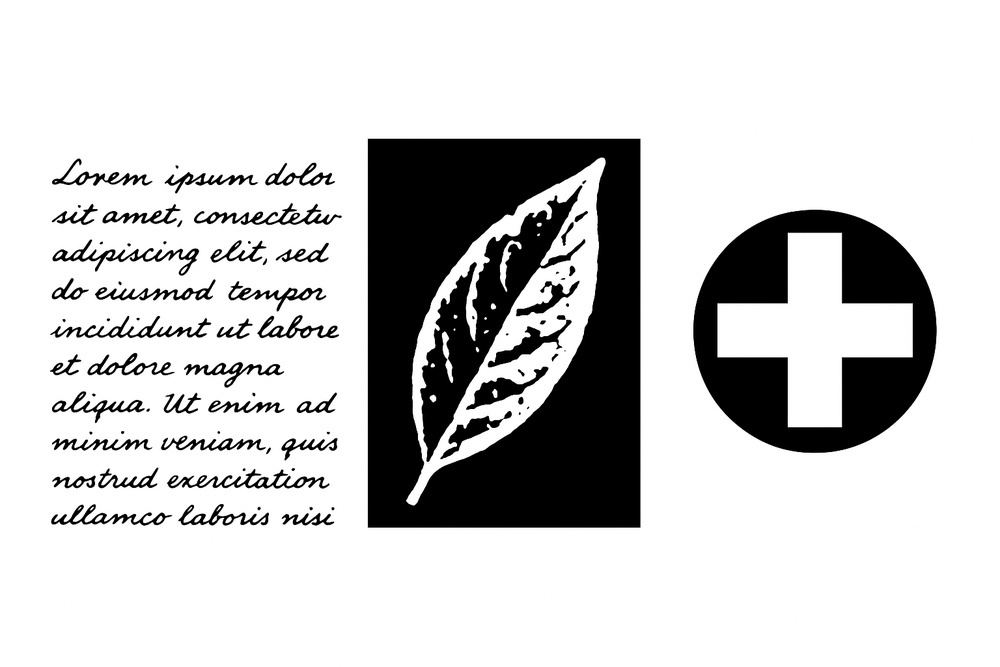
#> input picture images/document.jpg, 1000 x 667 px, shrunk from 1536 x 1024 before the run
$ python main.py
#> lines starting #> are read from the running program, lines starting #| are printed output that depends on the picture; after the words box and inside, x2 and y2 are one past the last pixel; in counts of white or black regions, pixels touching at a corner belong together
# ============================================================
# SEGMENTASI CITRA DIGITAL - TEKNIK THRESHOLDING
# Ujian Tengah Semester (UTS) Pengolahan Citra Digital
# Dibuat oleh: Kessya Shalsabilla Fahlevi
# ============================================================

import cv2
import numpy as np
import matplotlib.pyplot as plt

# ------------------------------------------------------------
# 1. Membaca dan Mengonversi Citra ke Grayscale
# ------------------------------------------------------------
image = cv2.imread('images/document.jpg')
#> image is the input picture: shape (667, 1000, 3); min 0, max 255, mean 205.3

if image is None:
    print("Gambar tidak ditemukan! Pastikan file ada di folder 'images/'.")
    exit()

gray = cv2.cvtColor(image, cv2.COLOR_BGR2GRAY)

# ------------------------------------------------------------
# 2. Global Thresholding (Ambang Tetap)
# ------------------------------------------------------------
T = 127
_, thresh_global = cv2.threshold(gray, T, 255, cv2.THRESH_BINARY)
#> thresh_global: shape (667, 1000); 80.6% white; 79 black regions (34 under 20 px), largest, box (x1, y1, x2, y2) and area: (368, 139, 640, 528) 69909, (693, 210, 937, 453) 28522, (420, 185, 585, 462) 11615

# ------------------------------------------------------------
# 3. Otsu’s Thresholding (Ambang Otomatis)
# ------------------------------------------------------------
_, thresh_otsu = cv2.threshold(
    gray, 0, 255, cv2.THRESH_BINARY + cv2.THRESH_OTSU
)
#> thresh_otsu: shape (667, 1000); 80.5% white; 79 black regions (34 under 20 px), largest, box (x1, y1, x2, y2) and area: (368, 139, 640, 528) 69919, (693, 210, 937, 453) 28526, (420, 185, 585, 462) 11630
print("Nilai threshold optimal (Otsu):", _)
#| Nilai threshold optimal (Otsu): 129.0

# ------------------------------------------------------------
# 4. Adaptive Thresholding (Mean & Gaussian)
# ------------------------------------------------------------
# a. Adaptive Mean
thresh_mean = cv2.adaptiveThreshold(
    gray, 255,
    cv2.ADAPTIVE_THRESH_MEAN_C,
    cv2.THRESH_BINARY,
    11, 2
)
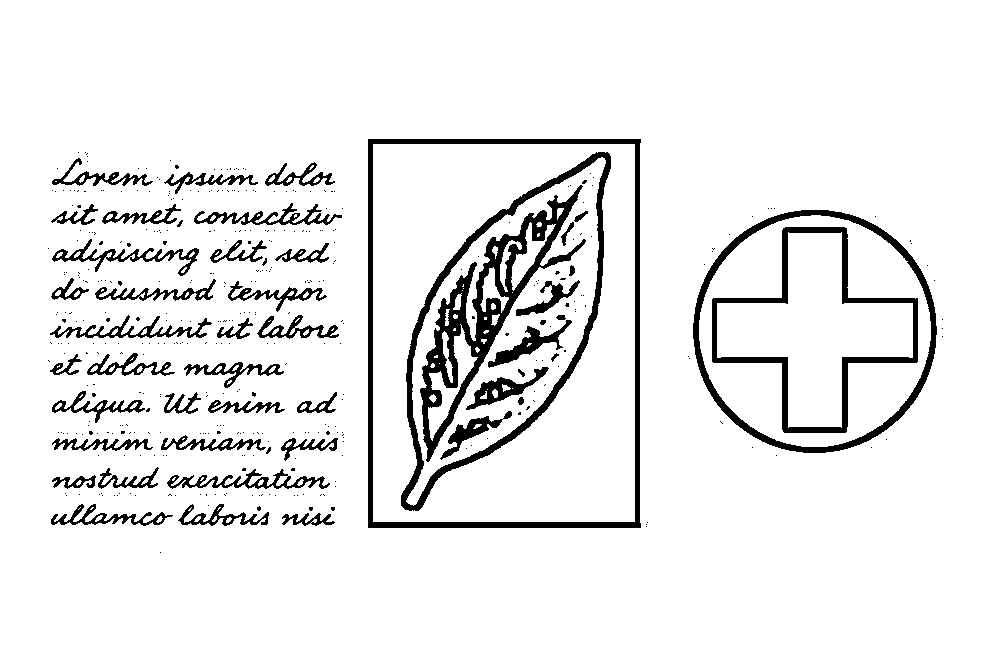
#> thresh_mean: shape (667, 1000); 92.2% white; 429 black regions (378 under 20 px), largest, box (x1, y1, x2, y2) and area: (420, 185, 586, 462) 8235, (368, 139, 641, 528) 6781, (401, 152, 611, 511) 5766

# b. Adaptive Gaussian
thresh_gaussian = cv2.adaptiveThreshold(
    gray, 255,
    cv2.ADAPTIVE_THRESH_GAUSSIAN_C,
    cv2.THRESH_BINARY,
    11, 2
)
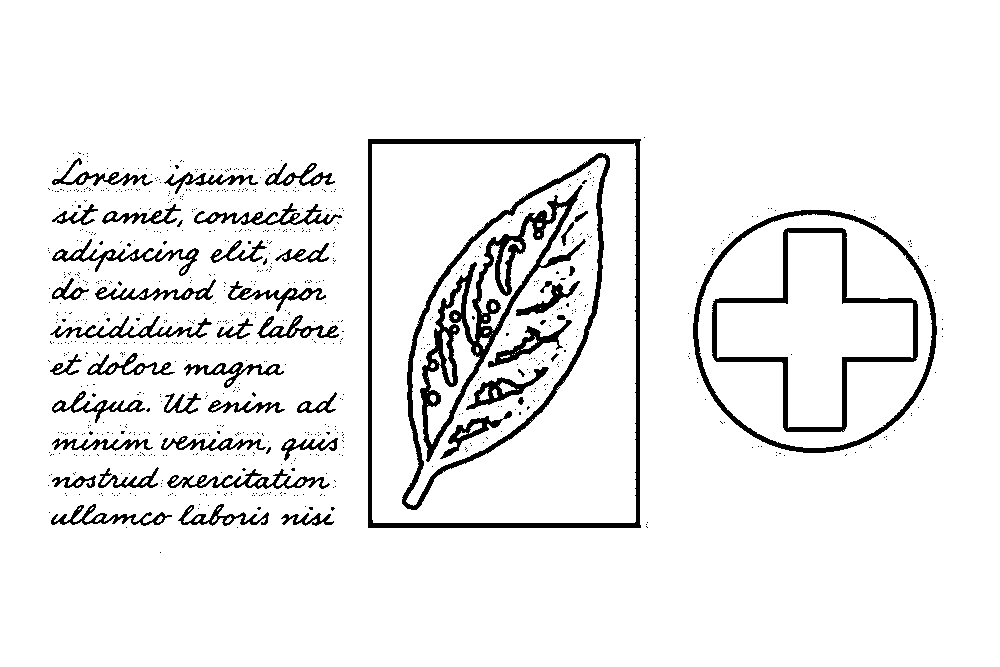
#> thresh_gaussian: shape (667, 1000); 93.2% white; 858 black regions (810 under 20 px), largest, box (x1, y1, x2, y2) and area: (420, 185, 586, 462) 6748, (368, 139, 641, 528) 5787, (402, 153, 610, 510) 4386

# ------------------------------------------------------------
# 5. Workflow Segmentasi Dokumen Lengkap
# ------------------------------------------------------------
def segment_document(image_path):
    image = cv2.imread(image_path)
    gray = cv2.cvtColor(image, cv2.COLOR_BGR2GRAY)
    blur = cv2.GaussianBlur(gray, (5, 5), 0)

    binary = cv2.adaptiveThreshold(
        blur, 255,
        cv2.ADAPTIVE_THRESH_GAUSSIAN_C,
        cv2.THRESH_BINARY_INV,
        11, 2
    )

    kernel = np.ones((3, 3), np.uint8)
    cleaned = cv2.morphologyEx(binary, cv2.MORPH_CLOSE, kernel)
    return cleaned


# ------------------------------------------------------------
# 6. Menampilkan Hasil Perbandingan Thresholding
# ------------------------------------------------------------
methods = {
    'Global (T=127)': thresh_global,
    'Otsu': thresh_otsu,
    'Adaptive Mean': thresh_mean,
    'Adaptive Gaussian': thresh_gaussian
}

plt.figure(figsize=(12, 8))
for i, (name, result) in enumerate(methods.items(), 1):
    plt.subplot(2, 2, i)
    plt.imshow(result, cmap='gray')
    plt.title(name)
    plt.axis('off')
#> this loop made 4 passes
#> name on passes 1 to 4: 'Global (T=127)', 'Otsu', 'Adaptive Mean', 'Adaptive Gaussian'

plt.tight_layout()
plt.show()
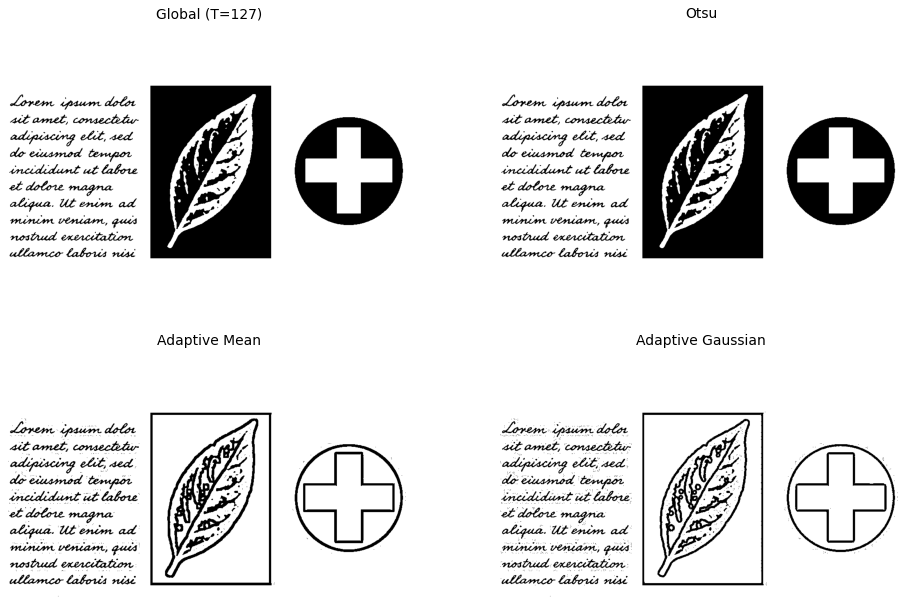
#> figure drawn by matplotlib, 4 panels

# ------------------------------------------------------------
# 7. Menampilkan Hasil Segmentasi Dokumen Lengkap
# ------------------------------------------------------------
segmented_result = segment_document('images/document.jpg')
#> in segment_document, `blur = cv2.GaussianBlur(gray, (5, 5), 0)`:
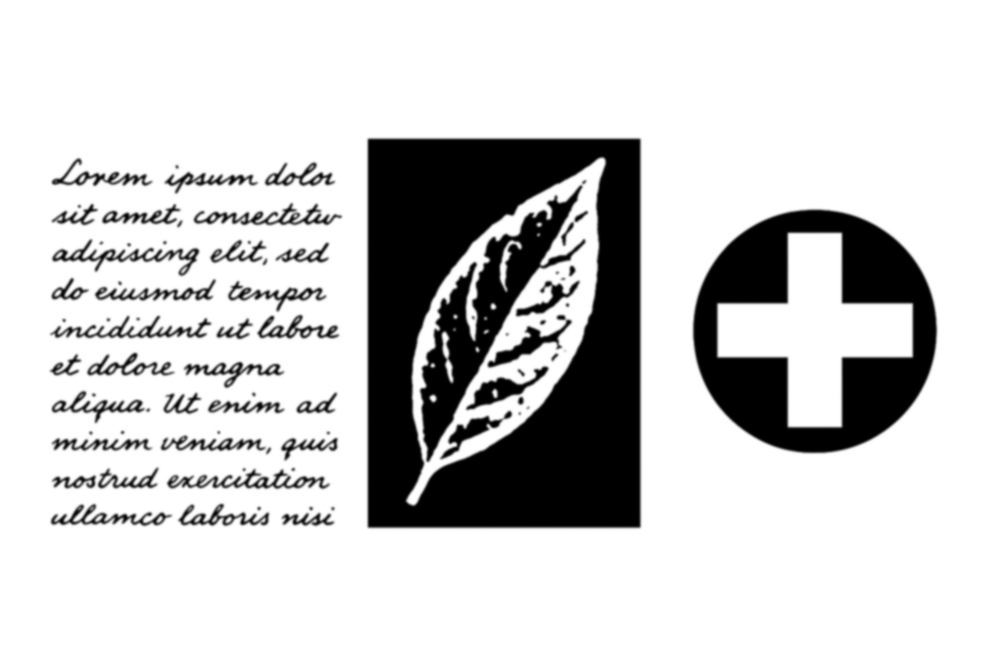
#> blur: shape (667, 1000); min 0, max 255, mean 205.3
#> in segment_document, `binary = cv2.adaptiveThreshold( blur, 255, cv2.ADAPTIVE_THRESH_GAUSSIA..`:
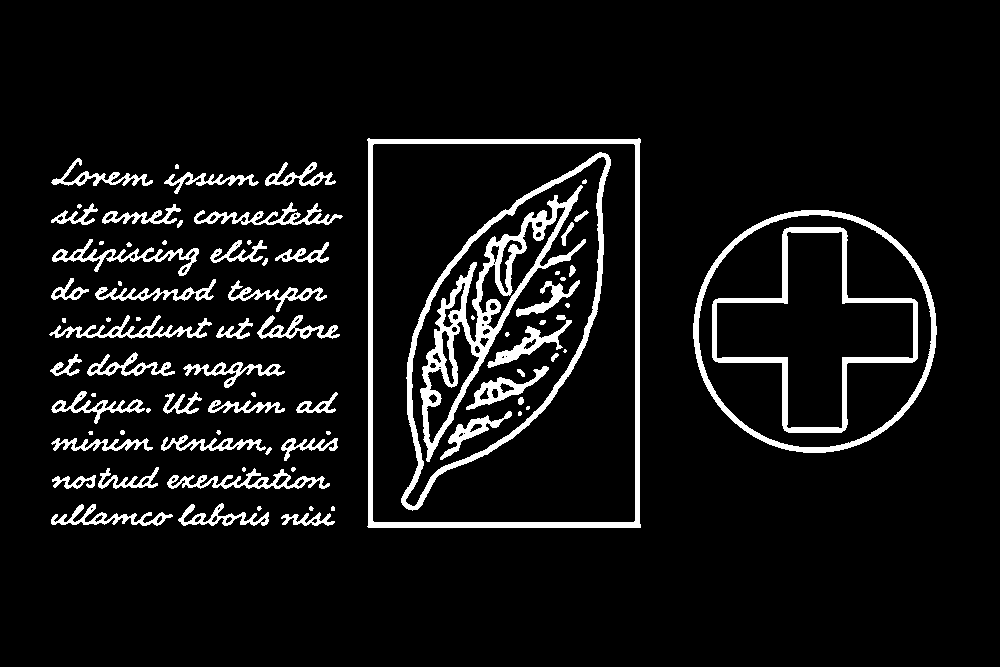
#> binary: shape (667, 1000); 7.6% white; 82 white regions (27 under 20 px), largest, box (x1, y1, x2, y2) and area: (420, 185, 586, 462) 7198, (367, 138, 641, 528) 6791, (401, 152, 611, 511) 4905
#> in segment_document, `cleaned = cv2.morphologyEx(binary, cv2.MORPH_CLOSE, kernel)`:
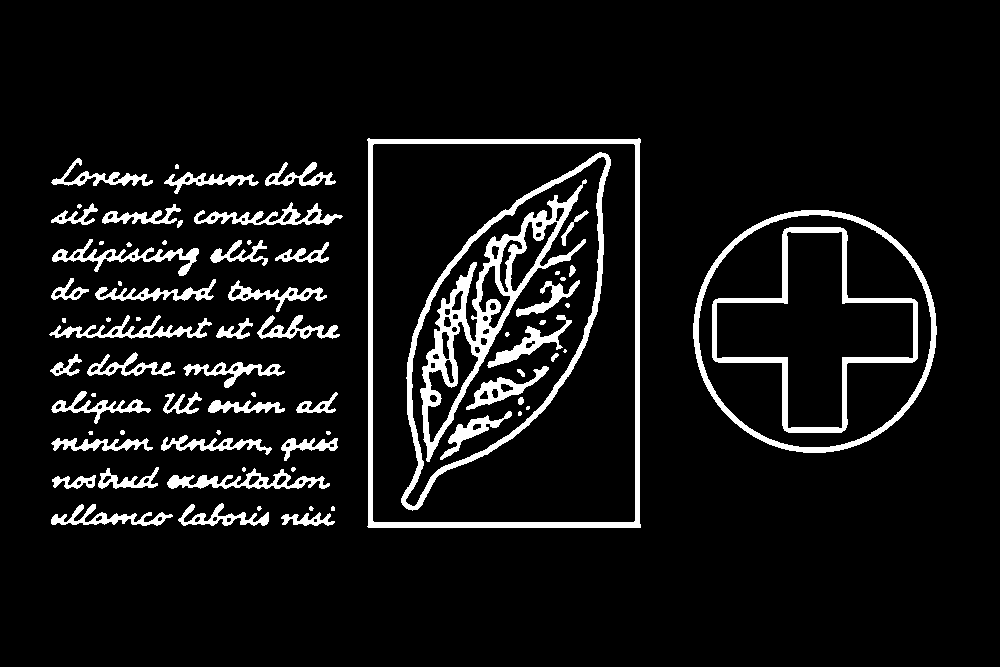
#> cleaned: shape (667, 1000); 7.9% white; 75 white regions (24 under 20 px), largest, box (x1, y1, x2, y2) and area: (420, 179, 587, 462) 7421, (367, 138, 641, 528) 6791, (401, 152, 611, 511) 4914

plt.figure(figsize=(6, 6))
plt.imshow(segmented_result, cmap='gray')
plt.title('Hasil Segmentasi Dokumen Lengkap')
plt.axis('off')
plt.show()
